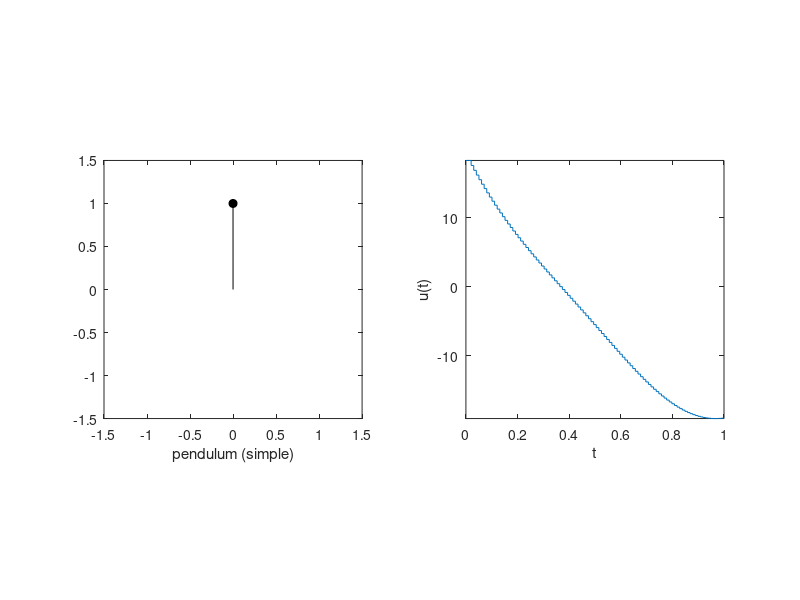
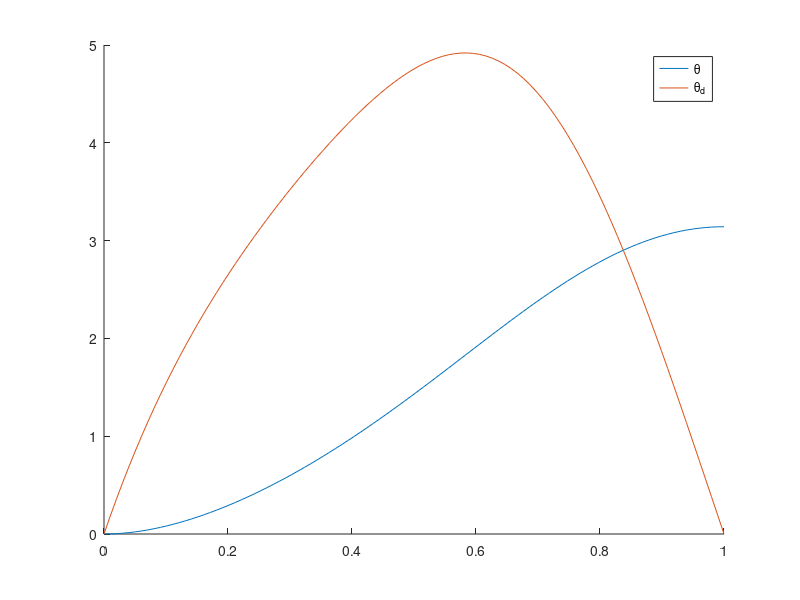

Recreate these plots in MATLAB, in order.
% Taylor Howell
% Research-Manchester
% June 19, 2018
% iLQR for control of a pendulum (simple) 
    % Midpoint discretization
    % "Iterative Linear Quadratic Regulator Design for Nonlinear Biological
    % Movement Systems" derivation

clear; clc; close all

% system 
n = 2; % dimensions of system
m = 1; % mass
l = 1; % length
g = 9.8; % gravity
mu = 0.01; % friction coefficient

fc = @(x,u) [x(2);
            (g/l*sin(x(1)) - mu/m/(l^2)*x(2) + 1/m/(l^2)*u)];
        
dynamics_midpoint = @(x,u,dt) x + fc(x + fc(x,u)*dt/2,u)*dt;

A_midpoint = @(x,dt) [(1 + g*cos(x(1))*(dt^2)/(2*l)) (dt - mu*(dt^2)/(2*m*l^2));
                      (g*cos(x(1) + x(2)*dt/2)*dt/l - mu*g*cos(x(1))*(dt^2)/(2*m*l^3)) (1 + g*cos(x(1) + x(2)*dt/2)*(dt^2)/(2*l) - mu*dt/(m*l^2) + (mu^2)*(dt^2)/(2*(m^2)*l^4))];

B_midpoint = @(x,dt) [(dt^2)/(2*m*l^2); 
                      (-mu*(dt^2)/(2*(m^2)*l^4) + dt/(m*l^2))];

% initial conditions
x0 = [0; 0];

% goal
xf = [pi; 0]; % (ie, swing up)

% costs
Q = 1e-5*eye(2);
Qf = 25*eye(2);
R = 1e-5*eye(1);

e_dJ = 1e-12;

% simulation
dt = 0.01;
tf = 1;
N = floor(tf/dt);
t = linspace(0,tf,N);
iterations = 100;

% initialization
u = zeros(1,N-1);
x = zeros(n,N);
x_prev = zeros(n,N);
x(:,1) = x0;

% first roll-out
for k = 2:N
    x(:,k) = dynamics_midpoint(x(:,k-1),u(k-1),dt);
end

% original cost
J = 0;
for k = 1:N-1
    J = J + (x(:,k) - xf)'*Q*(x(:,k) - xf) + u(k)'*R*u(k);
end
disp('Original cost:')
J = 0.5*(J + (x(:,N) - xf)'*Qf*(x(:,N) - xf))

%% iterations of iLQR using Todorov derivation
for i = 1:iterations
    %% Backward pass
    S = zeros(n,n,N);
    v = zeros(n,1,N);
    S(:,:,N) = Qf;
    v(:,N) = Qf*(x(:,N) - xf);
    K = zeros(1,n,N-1);
    Kv = zeros(1,n,N-1);
    Ku = zeros(1,N-1);
    for k = N-1:-1:1
        K(1,:,k) = (B_midpoint(x(:,k),dt)'*S(:,:,k+1)*B_midpoint(x(:,k),dt) + R)\B_midpoint(x(:,k),dt)'*S(:,:,k+1)*A_midpoint(x(:,k),dt);
        Kv(1,:,k) = (B_midpoint(x(:,k),dt)'*S(:,:,k+1)*B_midpoint(x(:,k),dt) + R)\B_midpoint(x(:,k),dt)';
        Ku(k) = (B_midpoint(x(:,k),dt)'*S(:,:,k+1)*B_midpoint(x(:,k),dt) + R)\R;
        S(:,:,k) = A_midpoint(x(:,k),dt)'*S(:,:,k+1)*(A_midpoint(x(:,k),dt) - B_midpoint(x(:,k),dt)*K(1,:,k)) + Q;
        v(:,k) = (A_midpoint(x(:,k),dt) - B_midpoint(x(:,k),dt)*K(1,:,k))'*v(:,k+1) - K(1,:,k)'*R*u(k) + Q*x(:,k);
    end
    
    % update control, roll out new policy, calculate new cost
    x_prev = x;
    J_prev = J;
    J = Inf;
    alpha = 1;
    iter = 0;
    while J > J_prev 
        x = zeros(n,N);
        x(:,1) = x0;
        for k = 2:N
            u_(k-1) = u(k-1) -K(1,:,k-1)*(x(:,k-1) - x_prev(:,k-1)) + alpha*(-Kv(1,:,k-1)*v(:,k) - Ku(k-1)*u(k-1));
            x(:,k) = dynamics_midpoint(x(:,k-1),u_(k-1),dt);
        end

        J = 0;
        for k = 1:N-1
            J = J + (x(:,k) - xf)'*Q*(x(:,k) - xf) + u_(k)'*R*u_(k);
        end
        J = 0.5*(J + (x(:,N) - xf)'*Qf*(x(:,N) - xf));
        alpha = alpha/2;
        iter = iter + 1;
    end
    disp('New cost:')
    J
    u = u_;
    
    if abs(J - J_prev) < e_dJ
        disp(strcat('eps criteria met at iteration: ',num2str(i)))
        break
    end
end


%% Results

% Animation
r = 1;
figure
U = [u(1) u];
for i = 1:N
    p1 = subplot(1,2,1);
    X = r*cos(x(1,i) - pi/2);
    Y = r*sin(x(1,i) - pi/2);
    plot([0 X],[0 Y],'k-')
    hold on
    plot(X,Y,'ko','MarkerFaceColor', 'k')
    xlabel('pendulum (simple)')
    axis([-1.5*r 1.5*r -1.5*r 1.5*r])
    axis square
    
    p2 = subplot(1,2,2);
    stairs(t(1:i),U(1:i))
    xlabel('t')
    ylabel('u(t)')
    axis([0 tf min(u) max(u)])
    axis square

    drawnow
    %pause(dt)

    if i ~= N
        cla(p1);
        cla(p2);
    end
     
end

figure
hold on
plot(linspace(0,tf,N),x(1,:))
plot(linspace(0,tf,N),x(2,:))
legend('\theta','\theta_{d}')
